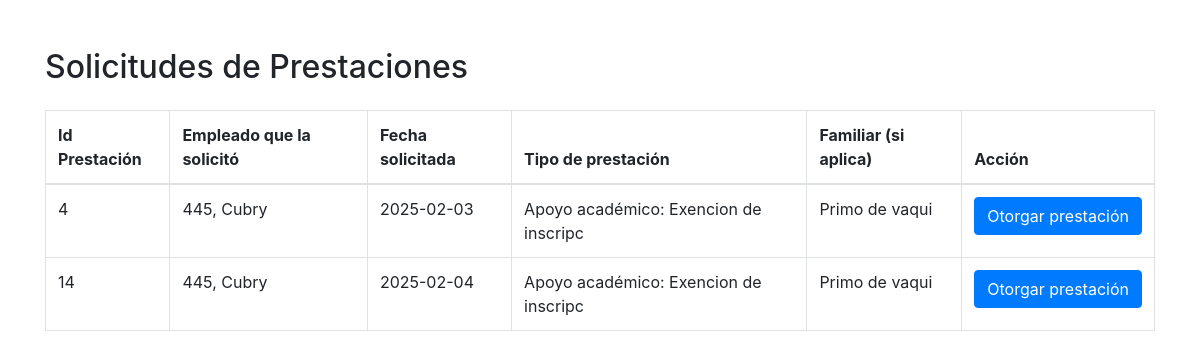
/solicitudesprestaciones.php, run on the app's committed database.
### tables this page shows
CREATE TABLE `prestacion` (
  `Id_Prestacion` int(11) NOT NULL,
  `Fecha_Solicitada` date NOT NULL DEFAULT current_timestamp(),
  `Fecha_Otorgada` date DEFAULT NULL,
  `Tipo` varchar(40) NOT NULL,
  `Estado` varchar(15) DEFAULT NULL
);

CREATE TABLE `empleado_prestacion` (
  `Numero_Empleado` int(11) NOT NULL,
  `Id_Prestacion` int(11) NOT NULL,
  `Tipo` varchar(40) NOT NULL,
  `Fecha_Solicitada` date NOT NULL DEFAULT current_timestamp(),
  `Fecha_Otorgada` date DEFAULT NULL
);

CREATE TABLE `empleado` (
  `Numero_Empleado` int(20) NOT NULL,
  `Nombre_Empleado` varchar(30) NOT NULL,
  `Contraseña_Empleado` varchar(20) DEFAULT '',
  `Area` varchar(30) NOT NULL,
  `Edad` int(3) NOT NULL,
  `Genero` varchar(12) NOT NULL,
  `Titulo` varchar(50) NOT NULL,
  `Fecha_Ingreso` date NOT NULL DEFAULT current_timestamp(),
  `Direccion` varchar(200) NOT NULL,
  `Telefono` varchar(12) NOT NULL,
  `Discapacidad` varchar(50) NOT NULL DEFAULT 'N/A',
  `Estado` varchar(30) NOT NULL DEFAULT 'Activo',
  `Dias_Extras` int(2) NOT NULL DEFAULT 0,
  `Dias` int(2) NOT NULL DEFAULT 24
);

CREATE TABLE `prestacion_apoyoacademico` (
  `Id_Prestacion` int(11) NOT NULL,
  `Numero_Empleado` int(11) NOT NULL,
  `Id_Familiar` int(11) NOT NULL,
  `Nivel_Academico` varchar(20) NOT NULL,
  `Nombre_Institucion` varchar(35) NOT NULL,
  `Tipo` varchar(20) NOT NULL
);

CREATE TABLE `familiar_empleado` (
  `Id_Familiar` int(11) NOT NULL,
  `Nombre_Familiar` varchar(50) NOT NULL,
  `Nivel_academico` varchar(25) NOT NULL,
  `Edad` int(3) NOT NULL
);

### solicitudesprestaciones.php (the view, shortened to what this page needs)
<!DOCTYPE html>
<html lang="en">
<head>
    <link rel="stylesheet" href="https://maxcdn.bootstrapcdn.com/bootstrap/4.0.0/css/bootstrap.min.css">
</head>
<body>
    <div class="container mt-5">
        <h2 class="mb-4">Solicitudes de Prestaciones</h2>
        <table class="table table-bordered">
            <thead>
                <tr>
                    <th>Id Prestación</th>
                    <th>Empleado que la solicitó</th>
                    <th>Fecha solicitada</th>
                    <th>Tipo de prestación</th>
                    <th>Familiar (si aplica)</th>
                    <th>Acción</th>
                </tr>
            </thead>
            <tbody>
<?php
require_once("conn.php");
$querySP = $conn->prepare("SELECT * FROM prestacion WHERE Fecha_Otorgada IS NULL");
$querySP->execute();
$resultadoSP = $querySP->get_result();
while($rowSP = $resultadoSP->fetch_assoc())
{
    $fechaSolicitud = $rowSP['Fecha_Solicitada'];
    $idPrestacion = $rowSP['Id_Prestacion'];
    $queryCNE = $conn->prepare("SELECT Numero_Empleado FROM empleado_prestacion WHERE Id_Prestacion = ?");
    $queryCNE->bind_param("i", $idPrestacion);
    $queryCNE->execute();
    $resultCNE = $queryCNE->get_result();
    $rowCNE = $resultCNE->fetch_assoc();
    $numeroEmpleado = $rowCNE['Numero_Empleado'];
    $queryCNME = $conn->prepare("SELECT Nombre_Empleado FROM empleado WHERE Numero_Empleado = ?");
    $queryCNME->bind_param("i", $numeroEmpleado);
    $queryCNME->execute();
    $resultCNME = $queryCNME->get_result();
    $rowCNME = $resultCNME->fetch_assoc();
    $nombreEmpleado = $rowCNME['Nombre_Empleado'];
    if ($rowSP['Tipo'] == "Academico")
    {
        $queryCPA = $conn->prepare("SELECT * FROM prestacion_apoyoacademico WHERE Id_Prestacion = ?");
        $queryCPA->bind_param("i", $idPrestacion);
        $queryCPA->execute();
        $resultCPA = $queryCPA->get_result();
        $rowCPA = $resultCPA->fetch_assoc();
        $tipo = "Apoyo académico: ".$rowCPA['Tipo'];
    }
    $queryCFP = $conn->prepare("SELECT * FROM familiar_prestacion WHERE Id_Prestacion = ?");
    $queryCFP->bind_param("i", $idPrestacion);
    $queryCFP->execute();
    $resultCFP = $queryCFP->get_result();
    if ($resultCFP->num_rows > 0)
    {
        $rowCFP = $resultCFP->fetch_assoc();
        $idFamiliar = $rowCFP['Id_Familiar'];
        $queryCF = $conn->prepare("SELECT Nombre_Familiar FROM familiar_empleado WHERE Id_Familiar = ?");
        $queryCF->bind_param("i", $idFamiliar);
        $queryCF->execute();
        $resultCF = $queryCF->get_result();
        $rowCF = $resultCF->fetch_assoc();
        $nombreFamiliar = $rowCF['Nombre_Familiar'];
    }
    else
    {
        $nombreFamiliar = "N/A";
    }
    echo "<tr>";
    echo "<td>".$idPrestacion."</td>";
    echo "<td>".$numeroEmpleado.", ".htmlspecialchars($nombreEmpleado)."</td>";
    echo "<td>".$fechaSolicitud."</td>";
    echo "<td>".$tipo."</td>";
    echo "<td>".$nombreFamiliar."</td>";
    echo "<td>";
    echo "<form action='' method='post'>";
    echo "<button type='submit' class='btn btn-primary'>Otorgar prestación</button>";
    echo "</form>";
    echo "</td>";
    echo "</tr>";
}
?>
            </tbody>
        </table>
    </div>
</body>
</html>

### data on the page
prestacion: Id_Prestacion "4", empleado_prestacion.Numero_Empleado "445", empleado.Nombre_Empleado "Cubry", Fecha_Solicitada "2025-02-03", prestacion_apoyoacademico.Tipo "Apoyo académico: Exencion de inscripc", familiar_empleado.Nombre_Familiar "Primo de vaqui"
prestacion: Id_Prestacion "14", empleado_prestacion.Numero_Empleado "445", empleado.Nombre_Empleado "Cubry", Fecha_Solicitada "2025-02-04", prestacion_apoyoacademico.Tipo "Apoyo académico: Exencion de inscripc", familiar_empleado.Nombre_Familiar "Primo de vaqui"
